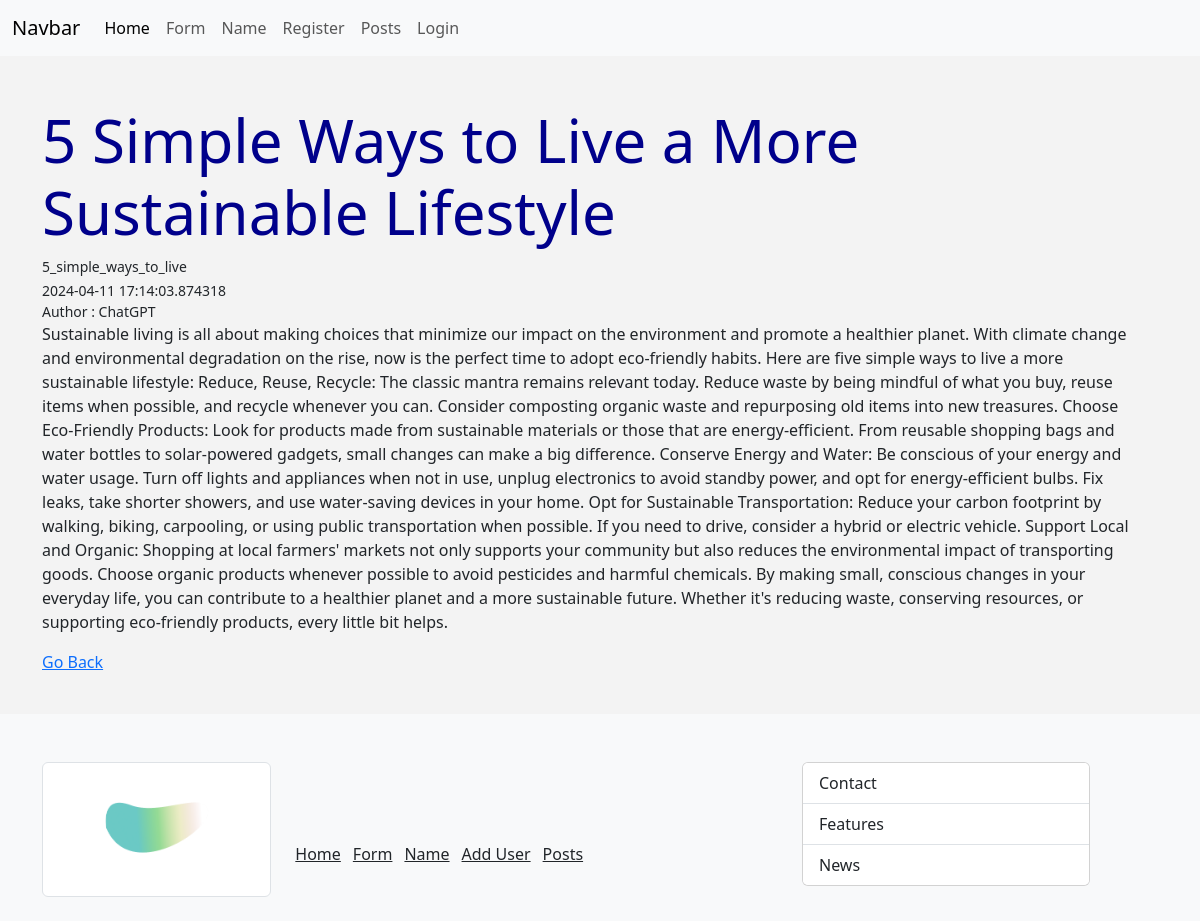
Page /post/5_simple_ways_to_live on the committed database.
### main.py (models this page shows, shortened)
class Post(db.Model):
	id = db.Column(db.Integer, primary_key = True)
	title = db.Column(db.String(255))
	content = db.Column(db.Text)
	author = db.Column(db.String(255))
	date_posted = db.Column(db.DateTime, default=datetime.utcnow)
	slug = db.Column(db.String(255)) # for a better url example instead of using /blog/1 using /blog/my_blog

### main.py (the view)
@app.route("/post/<string:slug>")
def get_single_post(slug):
	post = Post.query.filter_by(slug = slug).first()
	if post is None:
		flash("Couldn't find that post")
		return redirect(url_for("get_posts"))
	return render_template("post/single_post_page.html", post = post)

### templates/post/single_post_page.html (shortened to what this page needs)
{% extends 'base.html' %} {% block content %}
<h1>{{post.title}}</h1>
<small>{{post.slug}}</small> <br>
<small>{{post.date_posted}}</small>
<small>Author : {{post.author}}</small>
<p class="text-justify">{{post.content}}</p>
<a href="{{url_for('get_posts')}}" class="card-link">Go Back</a>
{% endblock content %}

### static/css/style.css (style rules this page uses)
h1 { color: darkblue; font-size: 60px; }
body { background-color: rgb(243, 243, 243); display: flex; flex-direction: column; flex-grow: 1; min-height: 100vh; }

### rows in the picture
Post: title "5 Simple Ways to Live a More Sustainable Lifestyle", slug "5_simple_ways_to_live", date_posted "2024-04-11 17:14:03.874318", author "ChatGPT", content "Sustainable living is all about making choices that minimize our impact on the environment and promote a healthier planet. With climate change and environmental degradation on the rise, now is the perfect time to adopt eco-friendly habits. Here are five simple ways to live a more sustainable lifestyle: Reduce, Reuse, Recycle: The classic mantra remains relevant today. Reduce waste by being mindful of what you buy, reuse items when possible, and recycle whenever you can. Consider composting organic waste and repurposing old items into new treasures. Choose Eco-Friendly Products: Look for products made from sustainable materials or those that are energy-efficient. From reusable shopping bags…"
